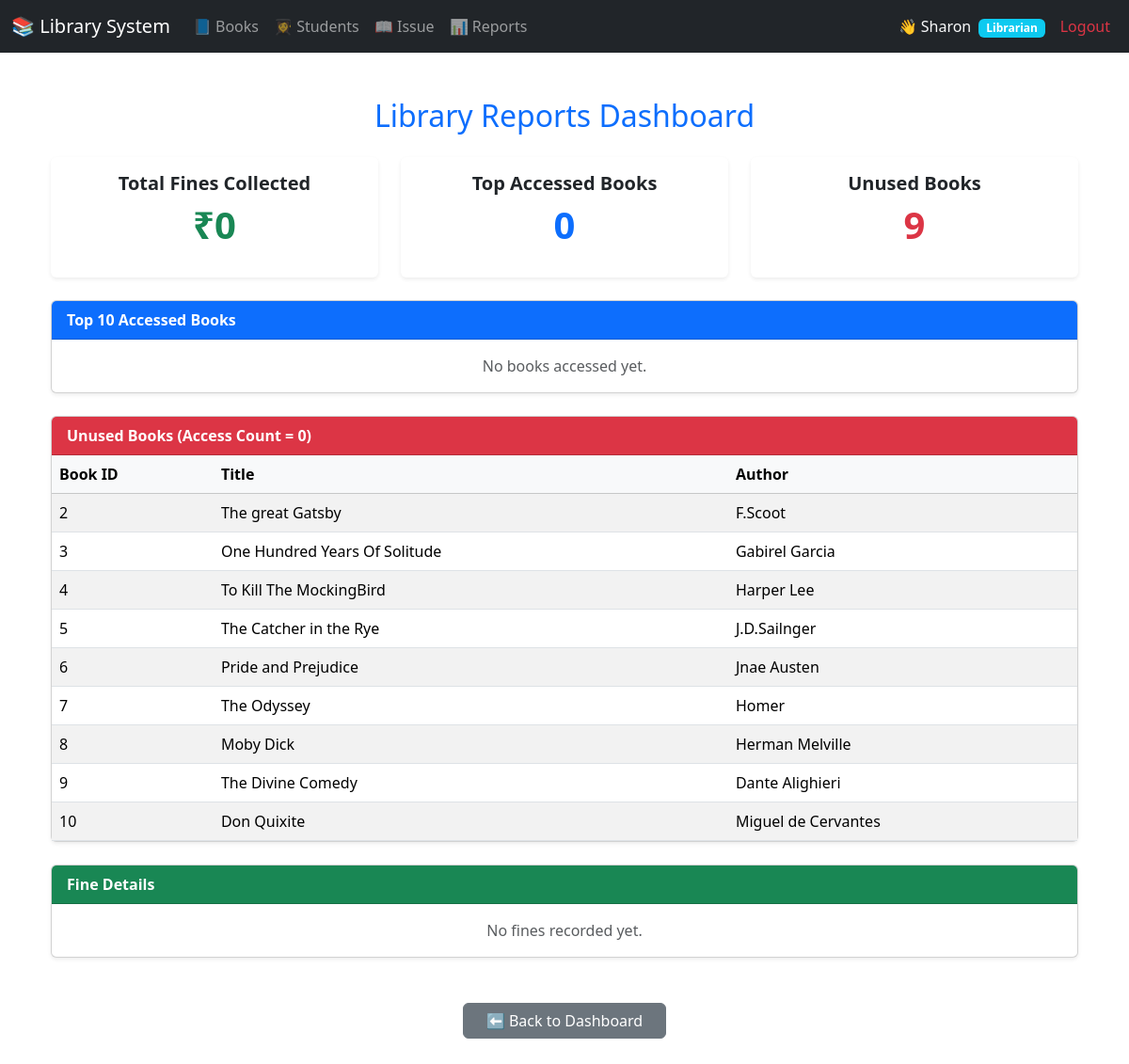
The app's page /reports/ (signed in) with its own data.
### LibApp/models.py (models this page shows, shortened)
class Book(models.Model):
    STATUS_CHOICES = [
        ('available', 'Available'),
        ('issued', 'Issued'),
        ('recycled', 'Recycled'),
    ]
    title = models.CharField(max_length=200)
    author = models.CharField(max_length=150)
    status = models.CharField(max_length=20, choices=STATUS_CHOICES, default='available')
    access_count = models.PositiveIntegerField(default=0)
    recycle_status = models.CharField(max_length=100, default='Not Recycled')

### LibApp/views.py (the view)
# urls.py: path("reports/", reports_dashboard, name="reports"),
@login_required
def reports_dashboard(request):
    if request.user.profile.role != "librarian":
        messages.error(request, "Access denied.")
        return redirect("LibApp:dashboard")
    total_books = Book.objects.count()
    issued_books = IssuedBook.objects.count()
    total_fines = IssuedBook.objects.aggregate(Sum("fine_amount"))["fine_amount__sum"] or 0
    top_accessed_books = Book.objects.order_by("-access_count")[:5]
    unused_books = Book.objects.filter(access_count=0)
    context = {
        "total_books": total_books,
        "issued_books": issued_books,
        "total_fines": total_fines,
        "top_accessed_books": top_accessed_books,
        "unused_books": unused_books,
    }
    return render(request, "reports_dashboard.html", context)

### LibApp/templates/reports_dashboard.html
{% extends "base.html" %}
{% block content %}
<div class="container my-5">
  <h2 class="text-center text-primary mb-4"> Library Reports Dashboard</h2>
  <div class="row g-4 mb-4 text-center">
    <div class="col-md-4">
      <div class="card shadow-sm border-0">
        <div class="card-body">
          <h5 class="card-title fw-bold">Total Fines Collected</h5>
          <p class="display-6 text-success fw-bold">₹{{ total_fines }}</p>
        </div>
      </div>
    </div>
    <div class="col-md-4">
      <div class="card shadow-sm border-0">
        <div class="card-body">
          <h5 class="card-title fw-bold">Top Accessed Books</h5>
          <p class="display-6 text-primary fw-bold">{{ top_books|length }}</p>
        </div>
      </div>
    </div>
    <div class="col-md-4">
      <div class="card shadow-sm border-0">
        <div class="card-body">
          <h5 class="card-title fw-bold">Unused Books</h5>
          <p class="display-6 text-danger fw-bold">{{ unused_books|length }}</p>
        </div>
      </div>
    </div>
  </div>
  <div class="card mb-4 shadow-sm">
    <div class="card-header bg-primary text-white fw-bold">
       Top 10 Accessed Books
    </div>
    <div class="card-body p-0">
      {% if top_books %}
      <table class="table table-striped table-hover mb-0">
        <thead class="table-light">
          <tr>
            <th scope="col">#</th>
            <th scope="col">Title</th>
            <th scope="col">Author</th>
            <th scope="col">Access Count</th>
          </tr>
        </thead>
        <tbody>
          {% for book in top_books %}
          <tr>
            <td>{{ forloop.counter }}</td>
            <td>{{ book.title }}</td>
            <td>{{ book.author }}</td>
            <td><span class="badge bg-primary">{{ book.access_count }}</span></td>
          </tr>
          {% endfor %}
        </tbody>
      </table>
      {% else %}
      <p class="text-center my-3 text-muted">No books accessed yet.</p>
      {% endif %}
    </div>
  </div>
  <div class="card mb-4 shadow-sm">
    <div class="card-header bg-danger text-white fw-bold">
       Unused Books (Access Count = 0)
    </div>
    <div class="card-body p-0">
      {% if unused_books %}
      <table class="table table-striped table-hover mb-0">
        <thead class="table-light">
          <tr>
            <th scope="col">Book ID</th>
            <th scope="col">Title</th>
            <th scope="col">Author</th>
          </tr>
        </thead>
        <tbody>
          {% for book in unused_books %}
          <tr>
            <td>{{ book.id }}</td>
            <td>{{ book.title }}</td>
            <td>{{ book.author }}</td>
          </tr>
          {% endfor %}
        </tbody>
      </table>
      {% else %}
      <p class="text-center my-3 text-muted">No unused books found.</p>
      {% endif %}
    </div>
  </div>
  <div class="card shadow-sm mb-5">
    <div class="card-header bg-success text-white fw-bold">
       Fine Details
    </div>
    <div class="card-body p-0">
      {% if fines %}
      <table class="table table-striped table-hover mb-0">
        <thead class="table-light">
          <tr>
            <th scope="col">Issue ID</th>
            <th scope="col">Book</th>
            <th scope="col">Student</th>
            <th scope="col">Fine Paid (₹)</th>
          </tr>
        </thead>
        <tbody>
          {% for fine in fines %}
          <tr>
            <td>{{ fine.id }}</td>
            <td>{{ fine.book.title }}</td>
            <td>{{ fine.student.name }}</td>
            <td class="text-success fw-bold">{{ fine.fine_paid }}</td>
          </tr>
          {% endfor %}
        </tbody>
      </table>
      {% else %}
      <p class="text-center my-3 text-muted">No fines recorded yet.</p>
      {% endif %}
    </div>
  </div>
  <div class="text-center">
    <a href="/dashboard" class="btn btn-secondary px-4">⬅ Back to Dashboard</a>
  </div>
</div>
{% endblock %}

### LibApp/templates/base.html (shortened to what this page needs)
<!DOCTYPE html>
<html lang="en">
<head>
  <link href="https://cdn.jsdelivr.net/npm/bootstrap@5.3.2/dist/css/bootstrap.min.css" rel="stylesheet">
</head>
<body>
<nav class="navbar navbar-expand-lg navbar-dark bg-dark">
  <div class="container-fluid">
    <a class="navbar-brand" href="{% url 'LibApp:dashboard' %}">📚 Library System</a>
    <div class="collapse navbar-collapse" id="navbarNav">
      <ul class="navbar-nav me-auto mb-2 mb-lg-0">
        {% if request.user.is_authenticated %}
          {% if request.user.profile.role == 'librarian' %}
            <li class="nav-item"><a class="nav-link" href="{% url 'LibApp:book_list' %}">📘 Books</a></li>
            <li class="nav-item"><a class="nav-link" href="{% url 'LibApp:student_list' %}">👩‍🎓 Students</a></li>
            <li class="nav-item"><a class="nav-link" href="{% url 'LibApp:issue_book' %}">📖 Issue</a></li>
            <li class="nav-item"><a class="nav-link" href="{% url 'LibApp:reports' %}">📊 Reports</a></li>
          {% elif request.user.profile.role == 'student' %}
            <li class="nav-item"><a class="nav-link" href="{% url 'LibApp:book_list' %}">📗 View Books</a></li>
          {% endif %}
        {% endif %}
      </ul>
      <ul class="navbar-nav ms-auto">
        {% if request.user.is_authenticated %}
          <li class="nav-item">
            <span class="nav-link text-light">
              👋 {{ request.user.username|capfirst }}
              {% if request.user.profile.role == 'librarian' %}
                <span class="badge bg-info ms-1">Librarian</span>
              {% else %}
                <span class="badge bg-success ms-1">Student</span>
              {% endif %}
            </span>
          </li>
          <li class="nav-item"><a class="nav-link text-danger" href="{% url 'LibApp:logout' %}">Logout</a></li>
        {% else %}
          <li class="nav-item"><a class="nav-link" href="{% url 'LibApp:login' %}">Login</a></li>
        {% endif %}
      </ul>
    </div>
  </div>
</nav>
<div class="container my-4">
  {% block content %}{% endblock %}
</div>
</body>
</html>

### records on screen
Book: id "2", title "The great Gatsby", author "F.Scoot"
Book: id "3", title "One Hundred Years Of Solitude", author "Gabirel Garcia"
Book: id "4", title "To Kill The MockingBird", author "Harper Lee"
Book: id "5", title "The Catcher in the Rye", author "J.D.Sailnger"
Book: id "6", title "Pride and Prejudice", author "Jnae Austen"
Book: id "7", title "The Odyssey", author "Homer"
Book: id "8", title "Moby Dick", author "Herman Melville"
Book: id "9", title "The Divine Comedy", author "Dante Alighieri"
Book: id "10", title "Don Quixite", author "Miguel de Cervantes"

### other values on screen
{{ request.user.username|capfirst }} "Sharon"
{{ total_fines }} "0"
{{ top_books|length }} "0"
{{ unused_books|length }} "9"
